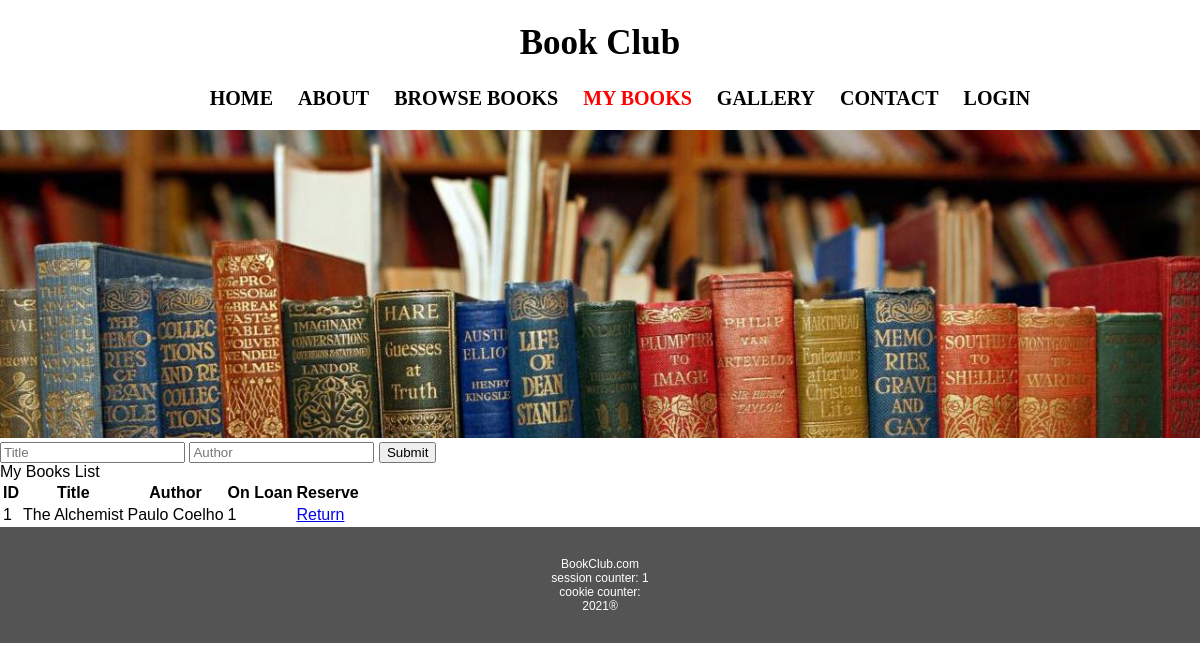
The page /mybooks.php?title=The Alchemist on the database its author committed.
### tables this page shows
CREATE TABLE `authors` (
  `id` int(11) NOT NULL,
  `firstName` varchar(50) NOT NULL,
  `lastName` varchar(50) NOT NULL,
  `socialNumber` int(11) DEFAULT NULL,
  `birtyYear` int(11) DEFAULT NULL,
  `moreInfo` varchar(500) DEFAULT NULL
);

CREATE TABLE `books` (
  `bookid` int(11) NOT NULL,
  `title` varchar(100) NOT NULL,
  `onloan` tinyint(1) DEFAULT '0',
  `author` varchar(100) NOT NULL,
  `duedate` date DEFAULT NULL
);

### mybooks.php (the view, shortened to what this page needs)
<?php
  include "header.php";
?>
<form>
  <input type="text" placeholder="Title" name="title">
  <input type="text" placeholder="Author" name="author">
  <button type="submit">Submit</button>
</form>
My Books List
<?php
$searchtitle = "";
$searchauthor = "";
if (isset($_GET) && !empty($_GET)) {
  if (isset($_GET['title'])) {
    $searchtitle = htmlentities(trim($_GET['title']));
  }
  $query = "SELECT
    books.bookid as bookid,
    books.title as title,
    books.onloan as onloan,
    authors.firstName as firstName,
    authors.lastName as lastName,
     books.duedate as duedate
    FROM authors
            LEFT JOIN book_authors ON book_authors.author_id = authors.id
            LEFT JOIN books ON book_authors.book_id = books.bookid where books.onloan = 1";
  if ($searchtitle && !$searchauthor) {
      $query = $query . " and books.title like '%" . $searchtitle . "%'";
  }
  $stmt = $db->prepare($query);
  $stmt->bind_result($bookid, $title, $onloan, $firstName, $lastName, $duedate);
  $stmt->execute();
  echo '<table><thead><th>ID</th><th>Title</th><th>Author</th><th>On Loan</th><th>Reserve</th></thead><tbody>';
  while ($stmt->fetch()) {
    echo "<tr>";
    echo "<td>$bookid</td><td>$title</td><td>$firstName $lastName</td><td>$onloan</td>";
    echo '<td><a href="returnBook.php?bookid=' . urlencode($bookid) . '">Return</a></td>';
    echo "</tr>";
  }
  echo "</tbody></table>";
}
  include "footer.php";
?>

### styles.css (style rules this page uses)
html, body { padding: 0; margin: 0; font-family: Verdana, Geneva, sans-serif; }

### rows shown on the page
authors: books.bookid "1", books.title "The Alchemist", firstName "Paulo", lastName "Coelho", books.onloan "1"

### other values the page prints
$_SESSION['counter'] "1"
